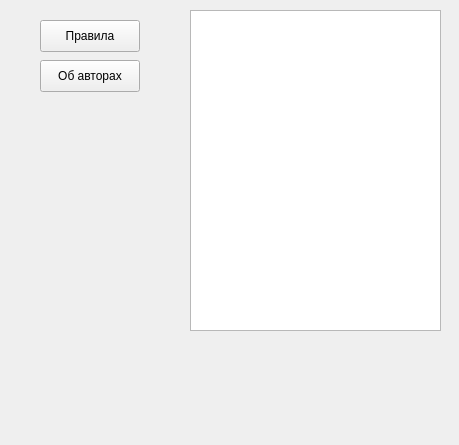
<?xml version="1.0" encoding="UTF-8"?>
<ui version="4.0">
 <class>HelpWindow</class>
 <widget class="QDialog" name="HelpWindow">
  <property name="geometry">
   <rect>
    <x>0</x>
    <y>0</y>
    <width>459</width>
    <height>445</height>
   </rect>
  </property>
  <property name="sizePolicy">
   <sizepolicy hsizetype="Fixed" vsizetype="Fixed">
    <horstretch>0</horstretch>
    <verstretch>0</verstretch>
   </sizepolicy>
  </property>
  <property name="windowTitle">
   <string>Помощь</string>
  </property>
  <property name="modal">
   <bool>true</bool>
  </property>
  <widget class="QTextBrowser" name="pagesViewer">
   <property name="geometry">
    <rect>
     <x>190</x>
     <y>10</y>
     <width>251</width>
     <height>321</height>
    </rect>
   </property>
  </widget>
  <widget class="QPushButton" name="pushButton">
   <property name="geometry">
    <rect>
     <x>40</x>
     <y>20</y>
     <width>100</width>
     <height>32</height>
    </rect>
   </property>
   <property name="text">
    <string>Правила</string>
   </property>
   <property name="checkable">
    <bool>true</bool>
   </property>
   <property name="autoDefault">
    <bool>false</bool>
   </property>
   <property name="default">
    <bool>false</bool>
   </property>
   <property name="flat">
    <bool>false</bool>
   </property>
   <attribute name="buttonGroup">
    <string notr="true">pages</string>
   </attribute>
  </widget>
  <widget class="QPushButton" name="pushButton_2">
   <property name="geometry">
    <rect>
     <x>40</x>
     <y>60</y>
     <width>100</width>
     <height>32</height>
    </rect>
   </property>
   <property name="text">
    <string>Об авторах</string>
   </property>
   <property name="checkable">
    <bool>true</bool>
   </property>
   <property name="autoDefault">
    <bool>false</bool>
   </property>
   <property name="default">
    <bool>false</bool>
   </property>
   <attribute name="buttonGroup">
    <string notr="true">pages</string>
   </attribute>
  </widget>
 </widget>
 <resources/>
 <connections/>
 <buttongroups>
  <buttongroup name="pages"/>
 </buttongroups>
</ui>
